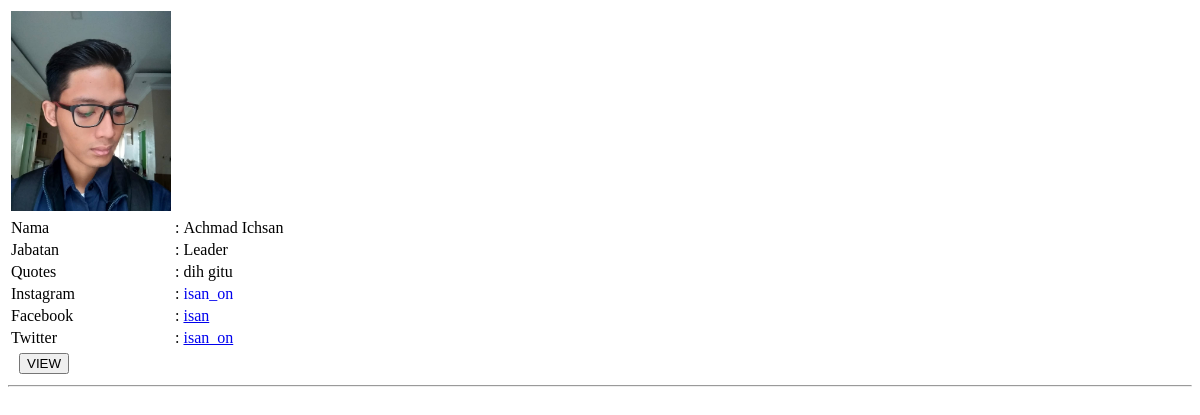
/index.php/tentang_user/viewTentangByJabatanInti, run on an earlier commit of the app's database.
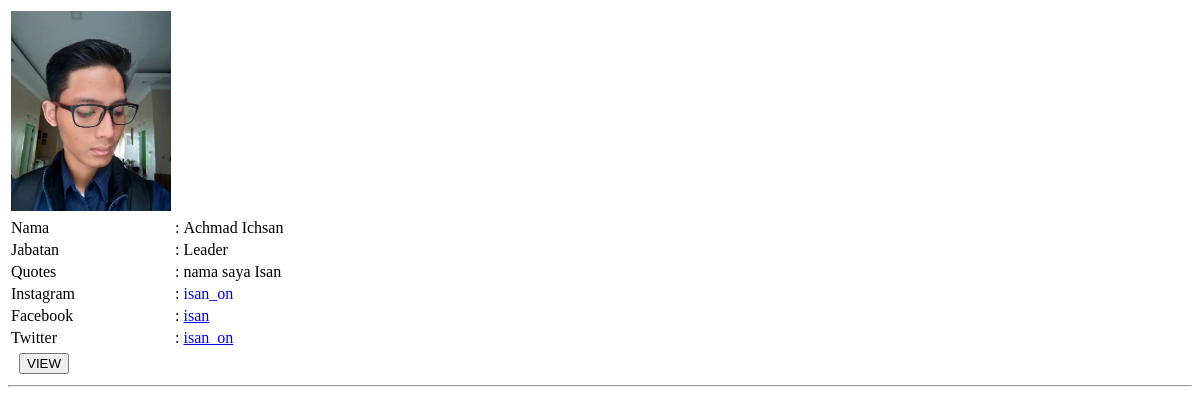
And on a later commit of the database.
### tables this page shows
CREATE TABLE `tentang` (
  `id` int(11) NOT NULL,
  `path_gambar` varchar(150) NOT NULL,
  `nama` varchar(150) NOT NULL,
  `jabatan` varchar(150) NOT NULL,
  `quote` text NOT NULL,
  `path_ig` varchar(150) NOT NULL,
  `path_fb` text NOT NULL,
  `path_twit` varchar(150) NOT NULL,
  `prioritas` enum('0','1') NOT NULL
);

### application/controllers/Tentang_user.php (called while the page is built, shortened)
<?php
class Tentang_user extends CI_Controller
{
    public function __construct()
    {
        $this->load->model('Tentang_model', 'tentang');
        $this->load->library('form_validation');
    }
    public function viewTentangByJabatanInti()
    {
        $data['staff'] = $this->tentang->getStaffByJabatanInti();
        $this->load->view('tentang/view_tentang_inti', $data);
    }
}

### index.php (called while the page is built, shortened)
<?php
require_once BASEPATH.'core/CodeIgniter.php';

### application/models/Tentang_Model.php (called while the page is built, shortened)
<?php
class Tentang_Model extends CI_Model
{
    public function getStaffByJabatanInti()
    {
        $this->db->where('prioritas', "1");
        $this->db->order_by("id", "asc");
        return $this->db->get('tentang')->result_array();
    }
}

### application/views/tentang/view_tentang_inti.php (the view, shortened to what this page needs)
<!DOCTYPE html>
<html lang="en">
<head>
</head>
<body>
    <?php
    foreach ($staff as $value) : ?>
        <table>
            <tr>
                <td>
                    <img src="<?= base_url() . 'images/' . $value['path_gambar'] ?>" alt="" height="200px">
                </td>
            </tr>
            <tr>
                <td>Nama</td>
                <td>:</td>
                <td> <?= $value['nama'] ?></td>
            </tr>
            <tr>
                <td>Jabatan</td>
                <td>:</td>
                <td><?= $value['jabatan'] ?></td>
            </tr>
            <tr>
                <td>Quotes</td>
                <td>:</td>
                <td><?= $value['quote'] ?></td>
            </tr>
            <?php if ($value['path_ig'] != null) : ?>
                <tr>
                    <td>Instagram</td>
                    <td>:</td>
                    <td><a href="<?= 'http://www.instagram.com/' . $value['path_ig'] ?>" target="_blank" style="text-decoration: none"><?= $value['path_ig'] ?></a></td>
                </tr>
            <?php endif; ?>
            <?php if ($value['path_fb'] != null) : ?>
                <tr>
                    <td>Facebook</td>
                    <td>:</td>
                    <td><a href="<?= 'http://www.facebook.com/' . $value['path_fb'] ?>" target="_blank"><?= $value['path_fb'] ?></a></td>
                </tr>
            <?php endif ?>
            <?php if ($value['path_twit'] != null) : ?>
                <tr>
                    <td>Twitter</td>
                    <td>:</td>
                    <td><a href="<?= 'http://www.twitter.com/' . $value['path_twit'] ?>" target="_blank"><?= $value['path_twit'] ?></a></td>
                </tr>
            <?php endif ?>
        </table>
        <table>
            <tr>
                <td></td>
                <td></td>
                <td><a href="<?= base_url("tentang/viewTentangByID/") . $value['id'] ?>" style="text-decoration: none"><button type="button">VIEW</td>
            </tr>
        </table>
        <hr>
    <?php endforeach ?>
</body>
</html>

What changed in the data, as far as the page shows it:
changed tentang "Achmad Ichsan": quote "dih gitu" → "nama saya Isan"
